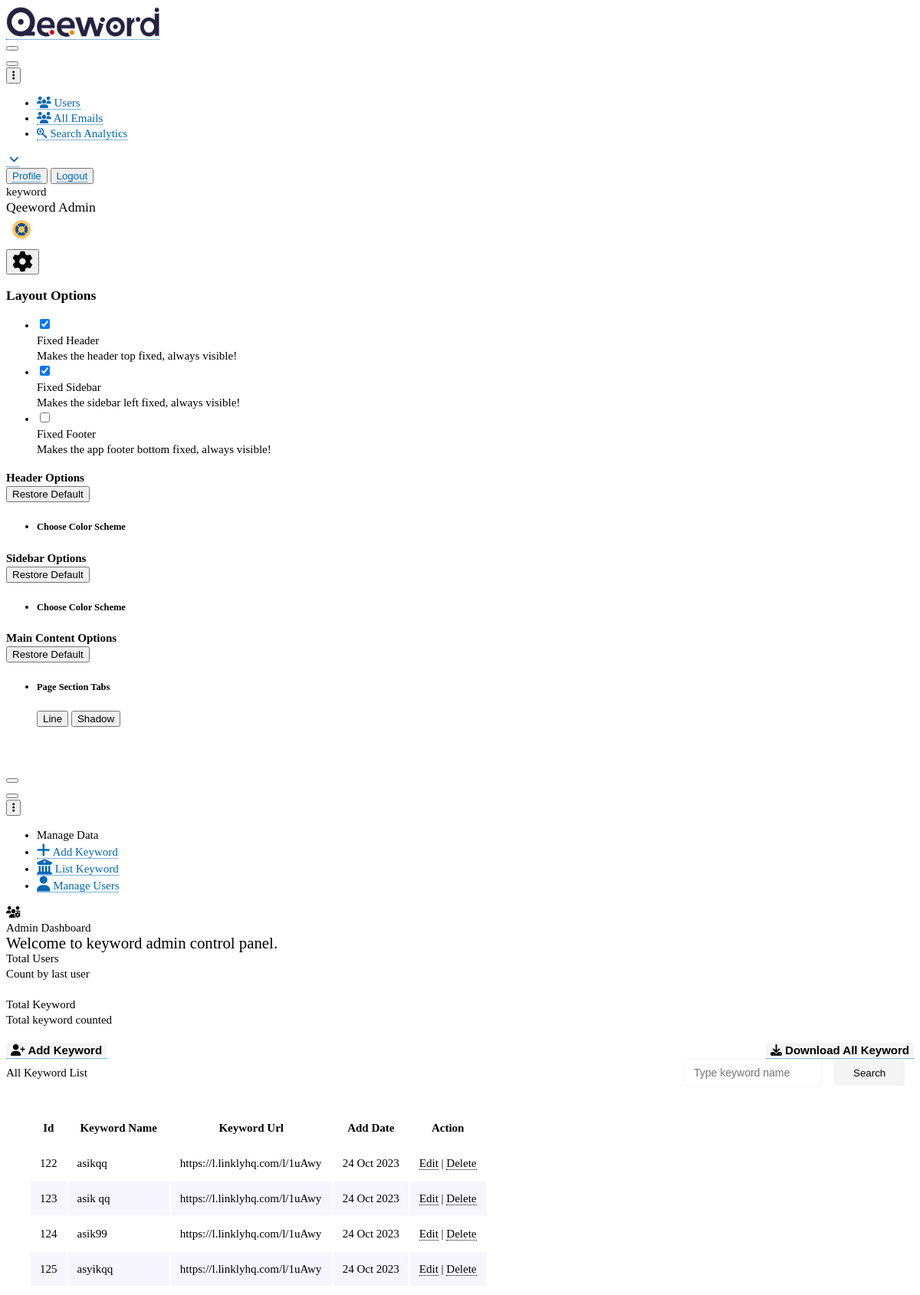
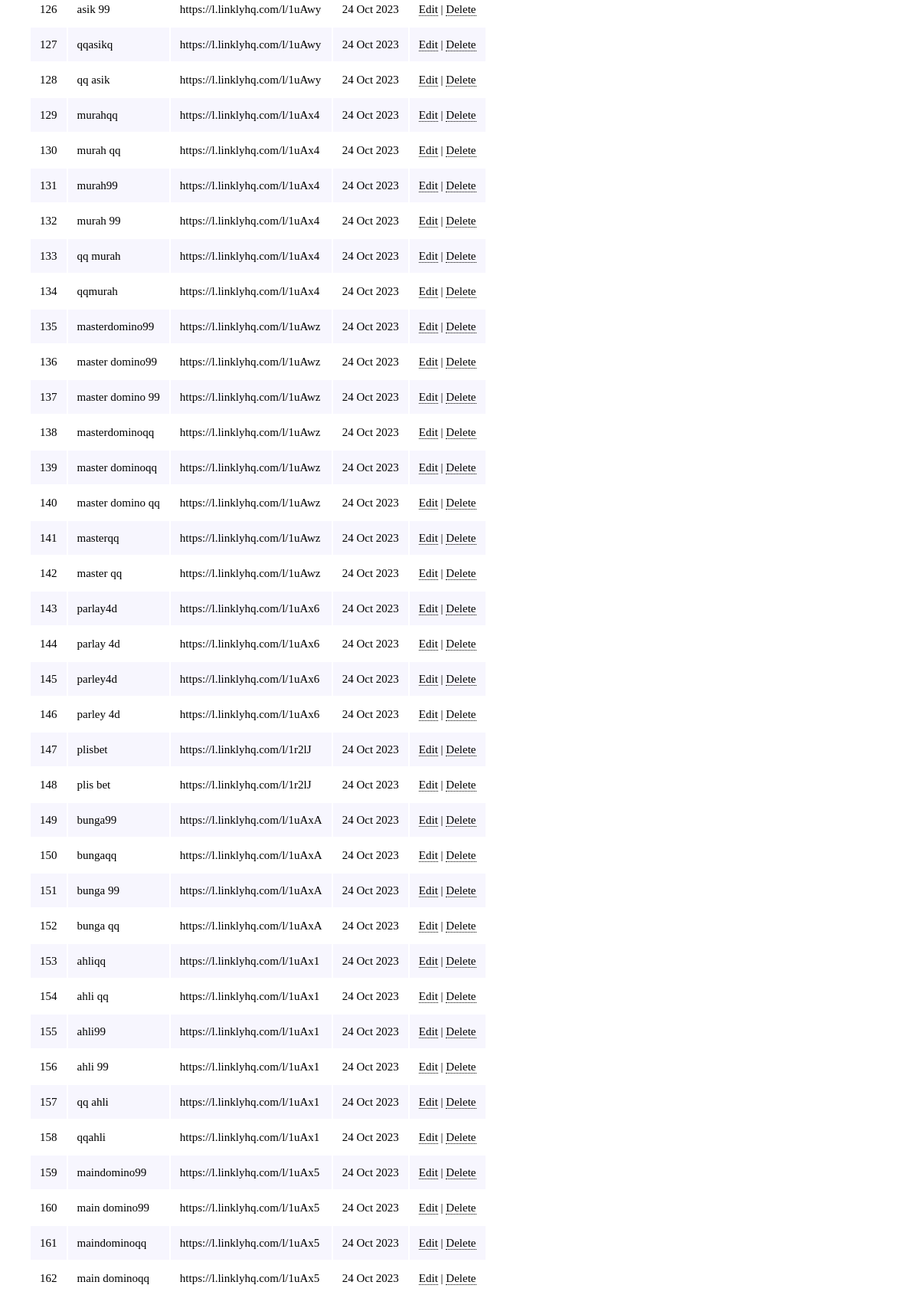
The app's page /panel.qeeword.com/admin/assets/dashboard.php (signed in, upper part) with its own data (2 pictures, top to bottom).
### tables this page shows
CREATE TABLE `user_table` (
  `id` int(50) NOT NULL,
  `first_name` text NOT NULL,
  `last_name` text NOT NULL,
  `username` varchar(120) NOT NULL,
  `user_email` varchar(255) NOT NULL,
  `password` varchar(50) NOT NULL,
  `user_role` varchar(50) NOT NULL,
  `photo` varbinary(250) NOT NULL,
  `status` varchar(255) NOT NULL,
  `time` timestamp(6) NOT NULL DEFAULT current_timestamp(6) ON UPDATE current_timestamp(6),
  `reset_token` varchar(255) NOT NULL,
  `reset_expiration` datetime(6) DEFAULT NULL
);

CREATE TABLE `keywords` (
  `id` int(255) NOT NULL,
  `keyword_name` text NOT NULL,
  `keyword_url` varchar(255) NOT NULL,
  `date` date DEFAULT NULL
);

### panel.qeeword.com/admin/assets/dashboard.php (the view, shortened to what the rows shown need)
<?php
include("session.php");
$search = '';
$results_per_page = 50;
if (isset($_GET['page'])) {
    $page = $_GET['page'];
} else {
    $page = 1;
}
$start_from = ($page - 1) * $results_per_page;
$whereClause = empty($search) ? '' : "WHERE keyword_name LIKE '%$search%'";
$select_keyword = "SELECT * FROM keywords $whereClause ORDER BY id ASC LIMIT $start_from, $results_per_page";
$keyword_data = mysqli_query($connect, $select_keyword);
?>
<!doctype html>
<html lang="en">
<head>
    <link href="https://demo.dashboardpack.com/architectui-html-free/main.css" rel="stylesheet"></head>
    <link rel="stylesheet" href="https://cdnjs.cloudflare.com/ajax/libs/font-awesome/6.2.0/css/all.min.css" />
    <link href="../css/style2.css" rel="stylesheet"/>
</head>
<body>
    <div class="app-container app-theme-white body-tabs-shadow fixed-sidebar fixed-header">
        <div class="app-header header-shadow">
            <div class="app-header__content">
                <div class="app-header-right">
                    <div class="header-btn-lg pr-0">
                        <div class="widget-content p-0">
                            <div class="widget-content-wrapper">
                                <div class="widget-content-left  ml-3 header-user-info">
                                    <div class="widget-heading">
                                        <?php echo $login_session; ?>
                                    </div>
                                    <div class="widget-subheading">
                                        Qeeword <?php echo ucfirst($login_role); ?>
                                    </div>
                                </div>
                                <div class="widget-content-right header-user-info ml-3">
                                <span class="prfil-img"><img width="40" height="40" src="img/uploads/user_photo/<?php echo $user_photo; ?>" alt=""> </span>
                                </div>
                            </div>
                        </div>
                    </div>
                </div>
            </div>
        </div>
            <div class="app-main">
                <div class="app-main__outer">
                    <div class="app-main__inner">
                        <div class="row">
                            <div class="col-md-12">
                                <div class="main-card mb-3 cardmain-card-dashboard overFlow">
                                    <div class="table-responsive">
                                        <table class="table table-sm table-dark">
                                            <thead>
                                                <tr>
                                                    <th scope="col">Id</th>
                                                    <th scope="col">Keyword Name</th>
                                                    <th scope="col">Keyword Url</th>
                                                    <th scope="col">Add Date</th>
                                                    <th scope="col">Action</th>
                                                </tr>
                                            </thead>
                                            <tbody>
                                                <?php
                                                while ($data = mysqli_fetch_assoc($keyword_data)) {
                                                    ?>
                                                    <tr>
                                                        <td><?php echo $data['id']; ?></td>
                                                        <td><?php echo $data['keyword_name']; ?></td>
                                                        <td><?php echo $data['keyword_url']; ?></td>
                                                        <td><?php echo date("d M Y", strtotime($data['date'])); ?></td>
                                                        <td><a style="color: white;" href="edit_keyword.php?id=<?php echo $data['id'] ?>">Edit</a> | <a style="color: tomato;" href="delete_confirm.php?id=<?php echo $data['id'] ?>">Delete</a></td>
                                                    </tr>
                                                    <?php
                                                }
                                                ?>
                                            </tbody>
                                        </table>
                                    </div>
                                </div>
                            </div>
                        </div>
                    </div>
        </div>
    </div>
</body>
</html>

### records on screen
user_table: username "keyword", user_role "Admin", photo (picture)
keywords: id "122", keyword_name "asikqq", keyword_url "https://l.linklyhq.com/l/1uAwy", date "24 Oct 2023"
keywords: id "123", keyword_name "asik qq", keyword_url "https://l.linklyhq.com/l/1uAwy", date "24 Oct 2023"
keywords: id "124", keyword_name "asik99", keyword_url "https://l.linklyhq.com/l/1uAwy", date "24 Oct 2023"
keywords: id "125", keyword_name "asyikqq", keyword_url "https://l.linklyhq.com/l/1uAwy", date "24 Oct 2023"
keywords: id "126", keyword_name "asik 99", keyword_url "https://l.linklyhq.com/l/1uAwy", date "24 Oct 2023"
keywords: id "127", keyword_name "qqasikq", keyword_url "https://l.linklyhq.com/l/1uAwy", date "24 Oct 2023"
keywords: id "128", keyword_name "qq asik", keyword_url "https://l.linklyhq.com/l/1uAwy", date "24 Oct 2023"
keywords: id "129", keyword_name "murahqq", keyword_url "https://l.linklyhq.com/l/1uAx4", date "24 Oct 2023"
keywords: id "130", keyword_name "murah qq", keyword_url "https://l.linklyhq.com/l/1uAx4", date "24 Oct 2023"
keywords: id "131", keyword_name "murah99", keyword_url "https://l.linklyhq.com/l/1uAx4", date "24 Oct 2023"
keywords: id "132", keyword_name "murah 99", keyword_url "https://l.linklyhq.com/l/1uAx4", date "24 Oct 2023"
keywords: id "133", keyword_name "qq murah", keyword_url "https://l.linklyhq.com/l/1uAx4", date "24 Oct 2023"
keywords: id "134", keyword_name "qqmurah", keyword_url "https://l.linklyhq.com/l/1uAx4", date "24 Oct 2023"
keywords: id "135", keyword_name "masterdomino99", keyword_url "https://l.linklyhq.com/l/1uAwz", date "24 Oct 2023"
keywords: id "136", keyword_name "master domino99", keyword_url "https://l.linklyhq.com/l/1uAwz", date "24 Oct 2023"
keywords: id "137", keyword_name "master domino 99", keyword_url "https://l.linklyhq.com/l/1uAwz", date "24 Oct 2023"
keywords: id "138", keyword_name "masterdominoqq", keyword_url "https://l.linklyhq.com/l/1uAwz", date "24 Oct 2023"
keywords: id "139", keyword_name "master dominoqq", keyword_url "https://l.linklyhq.com/l/1uAwz", date "24 Oct 2023"
keywords: id "140", keyword_name "master domino qq", keyword_url "https://l.linklyhq.com/l/1uAwz", date "24 Oct 2023"
keywords: id "141", keyword_name "masterqq", keyword_url "https://l.linklyhq.com/l/1uAwz", date "24 Oct 2023"
keywords: id "142", keyword_name "master qq", keyword_url "https://l.linklyhq.com/l/1uAwz", date "24 Oct 2023"
keywords: id "143", keyword_name "parlay4d", keyword_url "https://l.linklyhq.com/l/1uAx6", date "24 Oct 2023"
keywords: id "144", keyword_name "parlay 4d", keyword_url "https://l.linklyhq.com/l/1uAx6", date "24 Oct 2023"
keywords: id "145", keyword_name "parley4d", keyword_url "https://l.linklyhq.com/l/1uAx6", date "24 Oct 2023"
keywords: id "146", keyword_name "parley 4d", keyword_url "https://l.linklyhq.com/l/1uAx6", date "24 Oct 2023"
keywords: id "147", keyword_name "plisbet", keyword_url "https://l.linklyhq.com/l/1r2lJ", date "24 Oct 2023"
keywords: id "148", keyword_name "plis bet", keyword_url "https://l.linklyhq.com/l/1r2lJ", date "24 Oct 2023"
keywords: id "149", keyword_name "bunga99", keyword_url "https://l.linklyhq.com/l/1uAxA", date "24 Oct 2023"
keywords: id "150", keyword_name "bungaqq", keyword_url "https://l.linklyhq.com/l/1uAxA", date "24 Oct 2023"
keywords: id "151", keyword_name "bunga 99", keyword_url "https://l.linklyhq.com/l/1uAxA", date "24 Oct 2023"
keywords: id "152", keyword_name "bunga qq", keyword_url "https://l.linklyhq.com/l/1uAxA", date "24 Oct 2023"
keywords: id "153", keyword_name "ahliqq", keyword_url "https://l.linklyhq.com/l/1uAx1", date "24 Oct 2023"
keywords: id "154", keyword_name "ahli qq", keyword_url "https://l.linklyhq.com/l/1uAx1", date "24 Oct 2023"
keywords: id "155", keyword_name "ahli99", keyword_url "https://l.linklyhq.com/l/1uAx1", date "24 Oct 2023"
keywords: id "156", keyword_name "ahli 99", keyword_url "https://l.linklyhq.com/l/1uAx1", date "24 Oct 2023"
keywords: id "157", keyword_name "qq ahli", keyword_url "https://l.linklyhq.com/l/1uAx1", date "24 Oct 2023"
keywords: id "158", keyword_name "qqahli", keyword_url "https://l.linklyhq.com/l/1uAx1", date "24 Oct 2023"
keywords: id "159", keyword_name "maindomino99", keyword_url "https://l.linklyhq.com/l/1uAx5", date "24 Oct 2023"
keywords: id "160", keyword_name "main domino99", keyword_url "https://l.linklyhq.com/l/1uAx5", date "24 Oct 2023"
keywords: id "161", keyword_name "maindominoqq", keyword_url "https://l.linklyhq.com/l/1uAx5", date "24 Oct 2023"
keywords: id "162", keyword_name "main dominoqq", keyword_url "https://l.linklyhq.com/l/1uAx5", date "24 Oct 2023"
